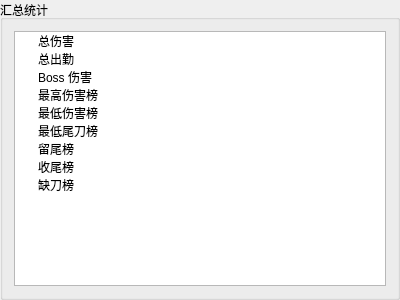
<?xml version="1.0" encoding="UTF-8"?>
<ui version="4.0">
 <class>GroupBox</class>
 <widget class="QGroupBox" name="GroupBox">
  <property name="geometry">
   <rect>
    <x>0</x>
    <y>0</y>
    <width>400</width>
    <height>300</height>
   </rect>
  </property>
  <property name="windowTitle">
   <string>GroupBox</string>
  </property>
  <property name="title">
   <string>汇总统计</string>
  </property>
  <layout class="QHBoxLayout" name="horizontalLayout">
   <item>
    <widget class="QTreeWidget" name="tree">
     <property name="headerHidden">
      <bool>true</bool>
     </property>
     <column>
      <property name="text">
       <string>1</string>
      </property>
     </column>
     <item>
      <property name="text">
       <string>总伤害</string>
      </property>
     </item>
     <item>
      <property name="text">
       <string>总出勤</string>
      </property>
     </item>
     <item>
      <property name="text">
       <string>Boss 伤害</string>
      </property>
     </item>
     <item>
      <property name="text">
       <string>最高伤害榜</string>
      </property>
     </item>
     <item>
      <property name="text">
       <string>最低伤害榜</string>
      </property>
     </item>
     <item>
      <property name="text">
       <string>最低尾刀榜</string>
      </property>
     </item>
     <item>
      <property name="text">
       <string>留尾榜</string>
      </property>
     </item>
     <item>
      <property name="text">
       <string>收尾榜</string>
      </property>
     </item>
     <item>
      <property name="text">
       <string>缺刀榜</string>
      </property>
     </item>
    </widget>
   </item>
  </layout>
 </widget>
 <resources/>
 <connections/>
</ui>
